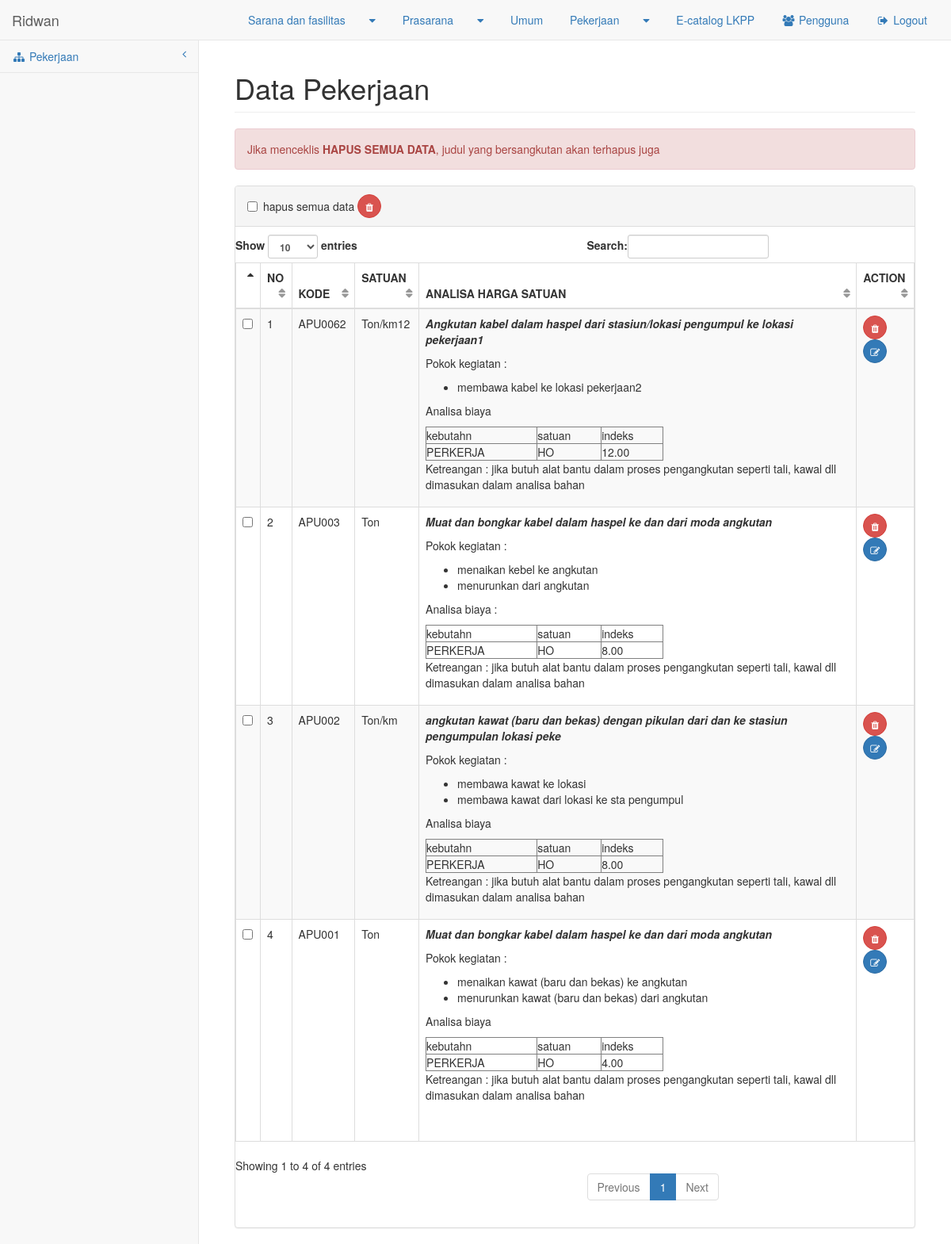
The page /lgs/pekerjaan/detail.php (signed in) on the database its author committed.
### tables this page shows
CREATE TABLE `judul` (
  `id_judul` int(9) NOT NULL,
  `kategori` varchar(60) DEFAULT NULL,
  `judul` char(150) NOT NULL,
  `no_kontrak` char(40) DEFAULT NULL,
  `tanggal` date DEFAULT NULL,
  `file` char(50) DEFAULT NULL
);

CREATE TABLE `kode_pekerjaan` (
  `id_kode` int(9) NOT NULL,
  `id_judul` int(9) NOT NULL,
  `kategori` char(30) NOT NULL,
  `kode` varchar(12) NOT NULL
);

CREATE TABLE `satuan_pekerjaan` (
  `id_satuan` int(9) NOT NULL,
  `id_kode` int(9) NOT NULL,
  `satuan` varchar(12) NOT NULL
);

CREATE TABLE `nama_pekerjaan` (
  `id_pekerjaan` int(9) NOT NULL,
  `id_satuan` int(9) NOT NULL,
  `nama_pkj` varchar(90) NOT NULL,
  `pokok_kegiatan` text NOT NULL
);

### lgs/pekerjaan/lib_func.php (the view, shortened to what this page needs)
<?php
	function ditail_pekerjaan()
	{
		$link=koneksi();
		$id=$_GET["id"];
		$judul=$_GET["judul"];
		$res=mysqli_query($link,"SELECT kode.id_kode,satuan.id_satuan,nama.id_pekerjaan,kode.kategori,kode.kode,satuan.satuan,nama.nama_pkj,nama.pokok_kegiatan,judul FROM judul j
JOIN kode_pekerjaan kode ON(kode.id_judul = j.id_judul)
JOIN satuan_pekerjaan satuan ON(satuan.id_kode = kode.id_kode)
JOIN nama_pekerjaan nama ON(nama.id_satuan = satuan.id_satuan)
		where j.id_judul='$id' or kode.kategori='$id'
		order by kode.id_kode desc
		");
		$i=1;
			while ($data=mysqli_fetch_array($res))
			{
				$id_kode=$data["id_kode"];
				$nam_kod=$data["kode"];
				$jumkode=mysqli_query($link,"SELECT count(kode) as jumkod,kode,id_kode from judul
		join kode_pekerjaan using(id_judul)
		join satuan_pekerjaan using(id_kode)
		join nama_pekerjaan using(id_satuan)
		where kode='$nam_kod' group by kode
		");
				while ($data2=mysqli_fetch_array($jumkode))
				{
					$resjumkod=$data2["jumkod"];
				}
				if($cekkode != $data["kode"])
				{
		?>
					<tr>
                    	<td rowspan="<?php echo $resjumkod;?>">
                        	<input type="checkbox" name="check_list[]" value="<?php echo $id_kode;?>">
                        </td>
                        <td rowspan="<?php echo $resjumkod;?>"><?php echo $i++; ?></td>
                        <td rowspan="<?php echo $resjumkod;?>"><?php echo $nam_kod; ?></td>
                        <?php
							$nam_satuan=$data["satuan"];
							$jumsat=mysqli_query($link,"SELECT count(satuan) as jumsat,kode from judul
							join kode_pekerjaan using(id_judul)
							join satuan_pekerjaan using(id_kode)
							join nama_pekerjaan using(id_satuan)
							where satuan='$nam_satuan' and kode='$nam_kod' group by satuan");
							while ($data2=mysqli_fetch_array($jumsat))
							{
								$resjumsat=$data2["jumsat"];
							}
							if($ceksat != $data["satuan"] || $cek_id_sat != $data["id_satuan"])
							{
						?>
                        		<td rowspan="<?php echo $resjumsat;?>"><?php echo $data["satuan"]; ?></td>
                                <td>
									<p>
									<strong><em><?php echo $data["nama_pkj"];?></em></strong>
                                    <?php echo $data["pokok_kegiatan"]; ?>
                               		</p>
                                </td>
                                <td>
                                     <a href="hapus/data_pekerjaan.php?id_jud=<?php echo $id;?>&id_satuan=<?php echo $data["id_satuan"];?>&id_peker=<?php echo $data["id_pekerjaan"]?>&nam_dat=<?php echo $data["nama_pkj"];?>&judul=<?php echo $data["judul"];?>&back=<?php echo $_GET["id"];?>&kat=<?php echo $_GET["kat"];?>" class="btn btn-danger btn-circle" data-placement="top" title="Hapus">
                                     <i class="fa fa-trash"></i>
                                    </a>
                                    <a href="form_ubah.php?id_jud=<?php echo $id;?>&id_satuan=<?php echo $data["id_satuan"];?>&id_peker=<?php echo $data["id_pekerjaan"];?>&judul=<?php echo $judul;?>&back=<?php echo $_GET["id"];?>&kat=<?php echo $_GET["kat"];?>" class="btn btn-primary btn-circle" data-placement="top" title="Ubah">
                                     <i class="fa fa-edit"></i>
                                    </a>
                                </td>
                        <?php
							}
                        ?>
                    </tr>
                <?php
                }
				$cek_id_sat=$data["id_satuan"];
				$ceksat=$data["satuan"];
				$cekkode=$data["kode"];
			}
	}
?>

### rows shown on the page
judul: kode_pekerjaan.kode "APU0062", satuan_pekerjaan.satuan "Ton/km12", nama_pekerjaan.nama_pkj "Angkutan kabel dalam haspel dari stasiun/lokasi pengumpul ke lokasi pekerjaan1", nama_pekerjaan.pokok_kegiatan "Pokok kegiatan : membawa kabel ke lokasi pekerjaan2 Analisa biaya kebutahn satuan indeks PERKERJA HO 12.00 Ketreangan : jika butuh alat bantu dalam proses pengangkutan seperti tali, kawal dll dimasukan dalam analisa bahan", kode_pekerjaan.kode "APU003", satuan_pekerjaan.satuan "Ton", nama_pekerjaan.nama_pkj "Muat dan bongkar kabel dalam haspel ke dan dari moda angkutan", nama_pekerjaan.pokok_kegiatan "Pokok kegiatan : menaikan kebel ke angkutan menurunkan dari angkutan Analisa biaya : kebutahn satuan indeks PERKERJA HO 8.00 Ketreangan : jika butuh alat bantu dalam proses pengangkutan seperti tali, kawal dll dimasukan dalam analisa bahan", kode_pekerjaan.kode "APU002", satuan_pekerjaan.satuan "Ton/km", nama_pekerjaan.nama_pkj "angkutan kawat (baru dan bekas) dengan pikulan dari dan ke stasiun pengumpulan lokasi peke", nama_pekerjaan.pokok_kegiatan "Pokok kegiatan : membawa kawat ke lokasi membawa kawat dari lokasi ke sta pengumpul Analisa biaya kebutahn satuan indeks PERKERJA HO 8.00 Ketreangan : jika butuh alat bantu dalam proses pengangkutan seperti tali, kawal dll dimasukan dalam analisa bahan", kode_pekerjaan.kode "APU001", nama_pekerjaan.pokok_kegiatan "Pokok kegiatan : menaikan kawat (baru dan bekas) ke angkutan menurunkan kawat (baru dan bekas) dari angkutan Analisa biaya kebutahn satuan indeks PERKERJA HO 4.00 Ketreangan : jika butuh alat bantu dalam proses pengangkutan seperti tali, kawal dll dimasukan dalam analisa bahan"

### other values the page prints
$_SESSION['namauser'] "Ridwan"
